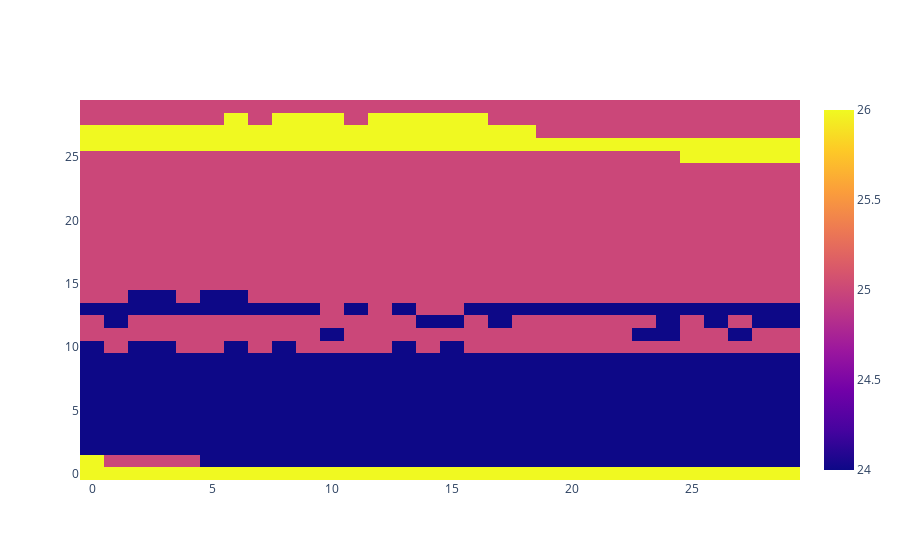

Notebook code for this chart:
### Code cell
import plotly.graph_objects as go

fig = go.Figure(data=go.Heatmap(
                    z=tempGrid))
fig.show()

### Figure 1 — Plotly figure (JSON) as saved in the notebook; plotly's stock layout.template omitted (floating-point values rounded to 4 significant figures; data arrays with more than 128 entries replaced by an {"elided": "..."} marker saying what was removed)
{"data": [{"type": "heatmap", "z": {"elided": "30x30 int values"}}], "layout": {}}
